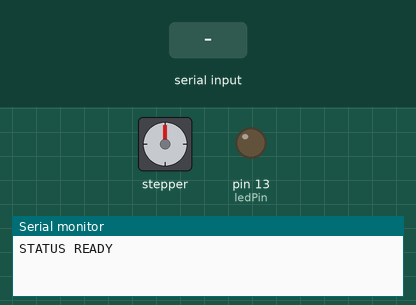
This sketch was run on a simulated Arduino Uno, built with avr-gcc and run on an emulated ATmega328P. On the bench: stepper motor, output pins drawn as LEDs (lit = HIGH), the last lines printed to the serial monitor. Wiring (inferred from the names in the program): stepper motor driver (200 steps per turn assumed): step pin 6; direction pin 5; enable pin 7. Inputs (shaded band) come from the test bench. EEPROM starts erased; pins used as bus, display or sensor lines are not drawn.

Above: at 1.2 s.
1.3 s: "run 150\n" received over Serial
At 1.46 s:
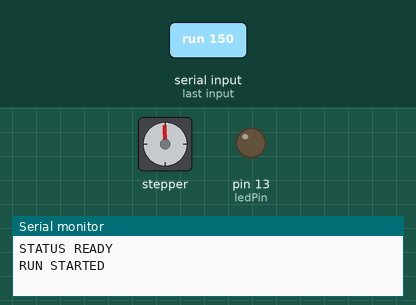
4.3 s: "move 150\n" received over Serial
6.1 s: "crawl 1\n" received over Serial
At 6.55 s:
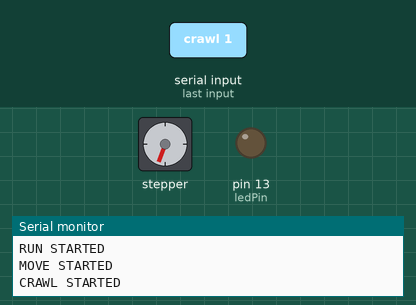
9.1 s: "move 150\n" received over Serial
10.9 s: "crawl 150\n" received over Serial
At 11.12 s:
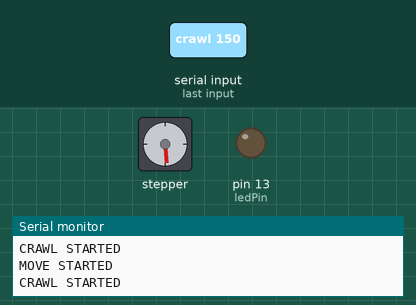
13.9 s: "move 1\n" received over Serial
At 15.3 s:
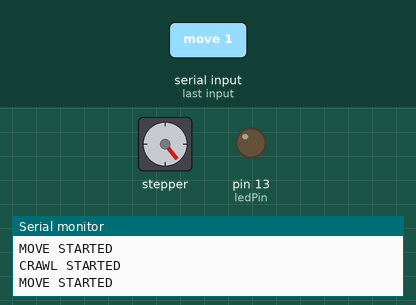
Timing chart, 0 to 16.4 s (numbered marks = the images above; inputs shaded):
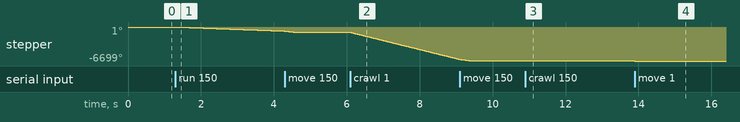

Measured:
- after the input at 1.3 s, stepper: keeps turning counter-clockwise at about 266°/s, starting at once
- after the input at 6.1 s, stepper: keeps turning counter-clockwise at about 1778°/s, starting at once
- after the input at 10.9 s, stepper: keeps turning counter-clockwise at about 13°/s, starting after 0.15 s
- after the input at 13.9 s, stepper: goes on until 13.9 s, then stays -6699°

The sketch:

WaterDispenser.ino
```cpp
#include <EEPROM.h>

// ============================================================
// Identification appareil
// ============================================================

const char DEVICE_NAME[] = "TB-Microscope-Water-Dispenser-V1";

// ============================================================
// Brochage
// ============================================================

const uint8_t PIN_STEP = 6;
const uint8_t PIN_DIR  = 5;
const uint8_t PIN_EN   = 7;
const uint8_t ledPin   = 13;


// ============================================================
// Limites mécaniques
// En micro-pas
// ============================================================

const long MOTOR_MIN_POSITION = 0;
const long MOTOR_MAX_POSITION = 252000;


// ============================================================
// EEPROM
// ============================================================

const int EEPROM_POSITION_ADDR = 0;


// ============================================================
// Etat moteur
// ============================================================

enum MotorMode {
    MOTOR_IDLE,
    MOTOR_MOVE,
    MOTOR_CONTINUOUS,
    MOTOR_CRAWL
};

MotorMode motorMode = MOTOR_IDLE;

long motorPosition = 0;
long targetPosition = 0;

int motorDirection = 1;  // +1 ou -1

unsigned long stepIntervalUs = 1000;
unsigned long lastStepUs = 0;


// ============================================================
// Initialisation
// ============================================================

void setup() {

    pinMode(PIN_STEP, OUTPUT);
    pinMode(PIN_DIR, OUTPUT);
    pinMode(PIN_EN, OUTPUT);
    pinMode(ledPin, OUTPUT);

    deactivateMotor();

    Serial.begin(115200);

    loadMotorPosition();

    Serial.println("STATUS READY");
}


// ============================================================
// Boucle principale
// ============================================================

void loop() {

    readSerial();
    updateMotor();
}


// ============================================================
// EEPROM
// ============================================================

void loadMotorPosition() {

    EEPROM.get(EEPROM_POSITION_ADDR, motorPosition);

    // Protection minimale contre une EEPROM non initialisée
    if (motorPosition < MOTOR_MIN_POSITION ||
        motorPosition > MOTOR_MAX_POSITION) {

        motorPosition = MOTOR_MIN_POSITION;
    }
}


void saveMotorPosition() {

    EEPROM.put(EEPROM_POSITION_ADDR, motorPosition);
}


// ============================================================
// Activation moteur
// ============================================================

void activateMotor() {

    // À inverser si ton driver utilise une autre logique
    digitalWrite(PIN_EN, LOW);
}


void deactivateMotor() {

    digitalWrite(PIN_EN, HIGH);
}


// ============================================================
// Génération d'un pas
// ============================================================

void doStep() {

    digitalWrite(PIN_STEP, HIGH);
    delayMicroseconds(3);
    digitalWrite(PIN_STEP, LOW);

    motorPosition += motorDirection;
}


// ============================================================
// Service moteur NON BLOQUANT
// ============================================================

void updateMotor() {

    if (motorMode == MOTOR_IDLE) {
        return;
    }

    unsigned long now = micros();

    if ((unsigned long)(now - lastStepUs) < stepIntervalUs) {
        return;
    }

    lastStepUs = now;


    // --------------------------------------------------------
    // Protection limites logicielles
    // --------------------------------------------------------

    if (motorDirection > 0 &&
        motorPosition >= MOTOR_MAX_POSITION) {

        stopMotor();
        return;
    }

    if (motorDirection < 0 &&
        motorPosition <= MOTOR_MIN_POSITION) {

        stopMotor();
        return;
    }


    // --------------------------------------------------------
    // Mouvement vers une position cible
    // --------------------------------------------------------

    if (motorMode == MOTOR_MOVE) {

        if (motorPosition == targetPosition) {

            stopMotor();
            return;
        }

        doStep();

        if (motorPosition == targetPosition) {

            stopMotor();
        }

        return;
    }


    // --------------------------------------------------------
    // Mouvement continu
    // --------------------------------------------------------

    if (motorMode == MOTOR_CONTINUOUS ||
        motorMode == MOTOR_CRAWL) {

        doStep();
    }
}


// ============================================================
// Mouvement d'un nombre déterminé de pas
// ============================================================

bool startMove(
    long steps,
    unsigned long stepsPerSecond,
    uint8_t dir
) {

    if (steps <= 0 || stepsPerSecond == 0) {
        return false;
    }

    motorDirection = dir ? -1 : 1;

    long requestedTarget =
        motorPosition + motorDirection * steps;


    // Refus plutôt que clamp silencieux
    if (requestedTarget < MOTOR_MIN_POSITION ||
        requestedTarget > MOTOR_MAX_POSITION) {

        return false;
    }

    targetPosition = requestedTarget;

    stepIntervalUs = 1000000UL / stepsPerSecond;

    digitalWrite(
        PIN_DIR,
        motorDirection > 0 ? LOW : HIGH
    );

    activateMotor();

    motorMode = MOTOR_MOVE;

    lastStepUs = micros();

    return true;
}


// ============================================================
// Mouvement continu
// ============================================================

bool startContinuousMove(
    unsigned long stepsPerSecond,
    uint8_t dir
) {

    if (stepsPerSecond == 0) {
        return false;
    }

    motorDirection = dir ? -1 : 1;

    stepIntervalUs = 1000000UL / stepsPerSecond;

    digitalWrite(
        PIN_DIR,
        motorDirection > 0 ? LOW : HIGH
    );

    activateMotor();

    motorMode = MOTOR_CONTINUOUS;

    lastStepUs = micros();

    return true;
}

// ============================================================
// Mouvement Crawl
// ============================================================

bool startCrawlMove(unsigned long intervalMs, uint8_t dir) {

    if (intervalMs == 0) {
        return false;
    }

    // Protection contre le dépassement lors de la conversion ms -> us.
    if (intervalMs > 4294967UL) {
        return false;
    }

    motorDirection = dir ? -1 : 1;

    stepIntervalUs = intervalMs * 1000UL;

    digitalWrite(
        PIN_DIR,
        motorDirection > 0 ? LOW : HIGH
    );

    activateMotor();

    motorMode = MOTOR_CRAWL;
    lastStepUs = micros();

    return true;
}

// ============================================================
// Arrêt
// ============================================================

void stopMotor() {

    if (motorMode == MOTOR_IDLE) {
        return;
    }

    motorMode = MOTOR_IDLE;

    deactivateMotor();

    saveMotorPosition();
}


// ============================================================
// LED
// ============================================================

void blinkLED(int nb_clignotements, int delai_ms) {

    for (int i = 0; i < nb_clignotements; i++) {

        digitalWrite(ledPin, HIGH);
        delay(delai_ms);

        digitalWrite(ledPin, LOW);
        delay(delai_ms);
    }
}


// ============================================================
// MOTION STATUS
// ============================================================

void printMotion() {

    if (motorMode == MOTOR_MOVE) {
        Serial.print("MOTION MOVE ");
        Serial.print(targetPosition);
        Serial.print(" ");
        Serial.print(1000000UL / stepIntervalUs);
        Serial.print(" ");
        Serial.println(motorDirection < 0 ? 1 : 0);
    }

    else if (motorMode == MOTOR_CONTINUOUS) {
        Serial.print("MOTION RUN ");
        Serial.print(1000000UL / stepIntervalUs);
        Serial.print(" ");
        Serial.println(motorDirection < 0 ? 1 : 0);
    }

    else if (motorMode == MOTOR_CRAWL) {
        Serial.print("MOTION CRAWL ");
        Serial.print(stepIntervalUs);
        Serial.print(" ");
        Serial.println(motorDirection < 0 ? 1 : 0);
    }


    else {
        Serial.println("MOTION STOP");
    }
}

// ============================================================
// Lecture série
// ============================================================

void readSerial() {

    static char buffer[64];
    static uint8_t index = 0;

    while (Serial.available()) {

        char c = Serial.read();

        if (c == '\n' || c == '\r') {

            if (index > 0) {

                buffer[index] = '\0';

                processCommand(buffer);

                index = 0;
            }
        }
        else if (index < sizeof(buffer) - 1) {

            buffer[index++] = c;
        }
    }
}


// ============================================================
// Commandes
// ============================================================

void processCommand(char* command) {

    char* token;
    char* cmd = strtok(command, " ");

    if (cmd == NULL) {
        return;
    }


    // --------------------------------------------------------
    // LED
    // led 5 100
    // --------------------------------------------------------

    if (strcmp(cmd, "led") == 0) {

        token = strtok(NULL, " ");

        if (token == NULL) {
            Serial.println("ERROR LED INVALID-ARGUMENT");
            return;
        }

        int nb = atoi(token);

        token = strtok(NULL, " ");

        if (token == NULL) {
            Serial.println("ERROR LED INVALID-ARGUMENT");
            return;
        }

        int delayMs = atoi(token);

        Serial.println("LED BLINKING");
        blinkLED(nb, delayMs);


    }

    // --------------------------------------------------------
    // WHO
    // Retourne l'identifiant de l'appareil
    // --------------------------------------------------------

    else if (strcmp(cmd, "who") == 0) {

        Serial.println(DEVICE_NAME);
    }


    // --------------------------------------------------------
    // MOVE
    //
    // move <steps> <steps/s> <dir>
    //
    // Exemple :
    // move 2000 500 0
    // --------------------------------------------------------

    else if (strcmp(cmd, "move") == 0) {

        token = strtok(NULL, " ");

        if (token == NULL) {
            Serial.println("ERROR MOVE INVALID_ARGUMENT");
            return;
        }

        long steps = atol(token);


        token = strtok(NULL, " ");

        unsigned long speed =
            token ? atol(token) : 500;


        token = strtok(NULL, " ");

        uint8_t dir =
            token ? atoi(token) : 0;


        if (startMove(steps, speed, dir)) {

            Serial.println("MOVE STARTED");
        }
        else {

            Serial.println("ERROR MOVE INVALID_ARGUMENT");
        }
    }


    // --------------------------------------------------------
    // RUN
    //
    // Mouvement continu :
    //
    // run <steps/s> <dir>
    //
    // Exemple :
    // run 50 0
    // --------------------------------------------------------

    else if (strcmp(cmd, "run") == 0) {

        token = strtok(NULL, " ");

        if (token == NULL) {
            Serial.println("ERROR RUN INVALID_ARGUMENT");
            return;
        }

        unsigned long speed = atol(token);


        token = strtok(NULL, " ");

        uint8_t dir =
            token ? atoi(token) : 0;


        if (startContinuousMove(speed, dir)) {

            Serial.println("RUN STARTED");
        }
        else {

            Serial.println("ERROR RUN INVALID_ARGUMENT");
        }
    }

    // --------------------------------------------------------
    // CRAWL
    //
    // Mouvement continu a interval donné :
    //
    // run <ms/step> <dir>
    //
    // Exemple :
    // run 2000 0
    // --------------------------------------------------------

    else if (strcmp(cmd, "crawl") == 0) {

    token = strtok(NULL, " ");

    if (token == NULL) {
        Serial.println("ERROR CRAWL INVALID_ARGUMENT");
        return;
    }

    unsigned long intervalMs = atol(token);

    token = strtok(NULL, " ");

    uint8_t dir = token ? atoi(token) : 0;

    if (startCrawlMove(intervalMs, dir)) {
        Serial.println("CRAWL STARTED");
    }
    else {
        Serial.println("ERROR CRAWL INVALID_ARGUMENT");
    }
}


    // --------------------------------------------------------
    // STOP
    // --------------------------------------------------------

    else if (strcmp(cmd, "stop") == 0) {

        stopMotor();

        Serial.print("STOP DONE ");
        Serial.println(motorPosition);
    }


    // --------------------------------------------------------
    // POSITION
    // --------------------------------------------------------

    else if (strcmp(cmd, "pos") == 0) {
        Serial.print("POS ");
        Serial.println(motorPosition);
    }

    else if (strcmp(cmd, "motion") == 0) {
    printMotion();
    }


    else {

        Serial.println("ERROR UNKNOWN_COMMAND");
    }

}
```
